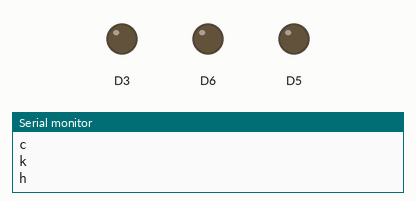
A sketch run on a simulated ESP8266 (NodeMCU). Shown: output pins drawn as LEDs (lit = HIGH), the last lines printed to the serial monitor.

Above: at 2.2 s.
At 4.55 s:
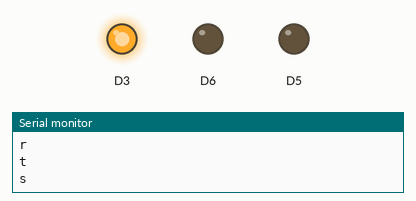
Timing chart, 0 to 6.0 s (numbered marks = the images above):
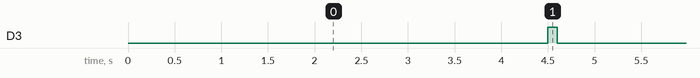

Measured:
- by itself, D3: alternates HIGH for 0.10 s and LOW for 4.5 s

The sketch:

Extra_Binaire_woorden.ino
```cpp
void setup() {
  Serial.begin(115200);
  // put your setup code here, to run once:

  pinMode(D3, OUTPUT);
  pinMode(D5, OUTPUT);
  pinMode(D6, OUTPUT);

}

void loop() {
  // put your main code here, to run repeatedly:
  char N = 0b01001110;
  char e = 0b01100101;
  char c = 0b01100011;
  char k = 0b01101011;
  char h = 0b01101000;
  char u = 0b01110101;
  char r = 0b01110010;
  char t = 0b01110100;
  char s = 0b01110011;

  Serial.println(N);//, 78);
  delay(500);
  Serial.println(e);//, 101);
  delay(500);
  Serial.println(c);//, 99);
  delay(500);
  Serial.println(k);//, 107);
  delay(500);
  Serial.println(h);//, 104);
  delay(500);
  Serial.println(u);//, 117);
  delay(500);
  Serial.println(r);//, 114);
  delay(500);
  Serial.println(t);//, 116);
  delay(500);
  Serial.println(s);//, 115);
  delay(500);

  digitalWrite(D3, HIGH);
  delay(100);
  digitalWrite(D3, LOW);


}
```
